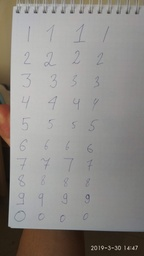
#> input picture IMG_20190330_144725.jpg, 144 x 256 px, shrunk from 2340 x 4160 before the run
$ python -i digit_recognizer.py   (imports and definitions only)
#> lines starting #> are read from the running program, lines starting #| are printed output that depends on the picture; after the words box and inside, x2 and y2 are one past the last pixel; in counts of white or black regions, pixels touching at a corner belong together
#> further down, picture is the input picture: shape (256, 144, 3); mean B, G, R 137.2, 141, 144.2
### image_processing_tools.py
import cv2
import numpy as np
import math
import matplotlib.pyplot as plt
from math import floor, ceil, sqrt


def to_gray(img):
    h, w, d = img.shape
#> h = 256; w = 144; d = 3
    res = np.zeros((h, w), dtype=int)
    for i in range(h):
        for j in range(w):
            r, g, b = img[i][j]
            res[i][j] = round(np.sum(img[i][j])/3)
            # res[i][j] = round(sqrt((r**2+g**2+b**2)/3))
    return res


def negative(img):
    h, w = img.shape
#> h = 256; w = 144
    res = np.zeros((h, w), dtype=int)
    for i in range(h):
        for j in range(w):
            res[i][j] = 255 - img[i][j]
    return res


def thresholding(img, threshold=95):
    res = np.copy(img)
    h, w = img.shape
    for i in range(h):
        for j in range(w):
            if res[i][j] < threshold:
                res[i][j] = 0
            else:
                res[i][j] = 1
    return res


def hit(img, mask, x, y):
    t, l = mask.shape
    t//=2
    l//=2
    for i in range(-t, t+1):
        mi = i+t
        for j in range(-l, l+1):
            mj = j+l
            if (not np.isnan(mask[mi][mj])) and mask[mi][mj] == img[x+i][y+j]:
                return 1
    return 0


def fit(img, mask, x, y):
    t, l = mask.shape
    t//=2
    l//=2
    for i in range(-t, t+1):
        mi = i+t
        for j in range(-l, l+1):
            mj = j+l
            if not np.isnan(mask[mi][mj]) and mask[mi][mj] != img[x+i][y+j]:
                return 0
    return 1


def spatial_filtering(img, mask, op, dtype=int, mp=None):
    im = np.copy(img)
    h, w = im.shape
#> h = 256; w = 144
    t, l = mask.shape
#> t = 3; l = 3
    t//=2
#> t = 1
    l//=2
#> l = 1
    # im = np.concatenate( (np.full([h, l], np.nan), im, np.full([h, l], np.nan)), axis=1)
    # im = np.concatenate( (np.full([t, w+2*l], np.nan), im, np.full([t, w+2*l], np.nan)), axis=0)
    res = np.zeros((h, w), dtype=dtype)
    for i in range(t, h-t):
        for j in range(l, w-l):
            if mp is None or mp[i][j]:
                if dtype == int:
                    res[i][j] = round(op(im, mask, i, j))
                else:
                    res[i][j] = op(im, mask, i, j)
    return res


def dilation(img, mask=np.array([[1, 1, 1], [1, 1, 1], [1, 1, 1]]), mp=None):
    return spatial_filtering(img, mask, hit, mp=mp)


def erosion(img, mask=np.array([[1, 1, 1], [1, 1, 1], [1, 1, 1]])):
    return spatial_filtering(img, mask, fit)


# [8 lines left out: function intersection, not called in this run]


def union(A, B):
    h, w = A.shape
    res = np.zeros((h, w), dtype=int)
    for i in range(h):
        for j in range(w):
            if A[i][j] == 1 or B[i][j] == 1:
                res[i][j] = 1
    return res


# [21 lines left out: functions complement, region_filling, not called in this run]


def closing(img):
    s = np.array([[1, 1, 1], [1, 1, 1], [1, 1, 1]])
    return erosion(erosion(dilation(dilation(img))))


def linear_filter_at(img, mask, x, y):
    t, l = mask.shape
    t//=2
    l//=2
    res = 0.0
    for i in range(-t, t+1):
        mi = i+t
        for j in range(-l, l+1):
            mj = j+l
            if not np.isnan(mask[mi][mj]) and not np.isnan(img[x+i][y+j]):
                res += mask[mi][mj]*img[x+i][y+j]
    return res


def linear_filtering(img, mask, dtype=float):
    return spatial_filtering(img, mask, linear_filter_at, dtype=dtype)


def sobel(img, threshold=90):
    zI_horizontal = linear_filtering(img, np.array([[-1,-2,-1],[0,0,0],[1,2,1]]))
    zI_vertical = linear_filtering(img,  np.array([[-1,0,1],[-2,0,2],[-1,0,1]]))
    h, w = img.shape
    res = np.zeros((h, w), dtype=int)
    for i in range(1, h-1):
        for j in range(1, w-1):

            p = math.sqrt( zI_vertical[i][j]**2 + zI_horizontal[i][j]**2 )
            if p > threshold:
                res[i][j] = 1
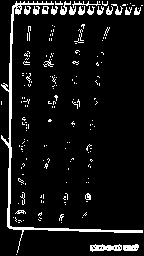
#> res: shape (256, 144) int64; values 0 (black) and 1 (white), 7.5% white in thin lines or dots
    return res


# [12 lines left out: function laplacian, not called in this run]


def zoom_bilinear_interpolation(img, zoom_coef):
    h, w = img.shape
    zH = round(h*zoom_coef)
    zW = round(w*zoom_coef)
    zI = np.zeros((zH, zW), dtype=int)
    for i in range(zH):
        for j in range(zW):
            map_i = ((i*h)/zH + ((i-1)*h)/zH)/2
            map_j = ((j*w)/zW + ((j-1)*w)/zW)/2

            near_i1 = math.floor(map_i) + 0.5
            near_j1 = math.floor(map_j) + 0.5
            near_i2 = math.ceil(map_i) - 0.5
            near_j2 = math.ceil(map_j) - 0.5

            nears_i = [0, 0]
            nears_i_size = 0
            nears_j = [0, 0]
            nears_j_size = 0
            if map_i == floor(map_i) + 0.5:
                nears_i[0] = floor(map_i)+0.5
                nears_i_size = 1
            elif map_i < floor(map_i) + 0.5:
                if map_i >= 0:
                    nears_i[1] = floor(map_i)-0.5
                    nears_i_size = nears_i_size + 1
                nears_i[0] = floor(map_i)+0.5
                nears_i_size = nears_i_size + 1
            else:
                if map_i <= h-2:
                    nears_i[1] = ceil(map_i)+0.5
                    nears_i_size = nears_i_size + 1
                nears_i[0] = floor(map_i)+0.5
                nears_i_size = nears_i_size + 1

            if map_j == floor(map_j) + 0.5:
                nears_j[0] = floor(map_j)+0.5
                nears_j_size = 1;
            elif map_j < floor(map_j) + 0.5:
                if map_j >= 0:
                    nears_j[1] = floor(map_j)-0.5
                    nears_j_size = nears_j_size + 1
                nears_j[0] = floor(map_j)+0.5
                nears_j_size = nears_j_size + 1
            else:
                if map_j <= w-2:
                    nears_j[1] = ceil(map_j)+0.5
                    nears_j_size = nears_j_size + 1
                nears_j[0] = floor(map_j)+0.5
                nears_j_size = nears_j_size + 1

            dists = 0
            sm = 0
            for a in range(nears_i_size):
                for b in range(nears_j_size):
                    d = sqrt((nears_i[a]+map_i)**2 + (nears_j[b]+map_j)**2)
                    dists = dists + 1/d
                    sm = sm + (img[round(nears_i[a]+0.5)][round(nears_j[b]+0.5)]/d)
            zI[i][j] = 1 if round(sm/dists) >= 1 else 0
    return zI


# [7 lines left out: function histogram, not called in this run]


def thresh_val(img):
    return (np.max(img) + np.min(img))*2.0/5.0


# [8 lines left out: function points_to_list, not called in this run]


def get_subarray(img, p1, p2):
    res = np.zeros(( p2[0]-p1[0]+1,  p2[1]-p1[1]+1), dtype=int)
    for i in range(p2[0]-p1[0]+1):
        for j in range(p2[1]-p1[1]+1):
            res[i][j] = img[i+p1[0]][j+p1[1]]
    return res


def add_frame(img, thick=3):
    h, w = img.shape
    im = img
    l = thick
    t = thick
    im = np.concatenate( (np.zeros([h, l], dtype=int), im, np.zeros([h, l], dtype=int)), axis=1)
    im = np.concatenate( (np.zeros([t, w+2*l], dtype=int), im, np.zeros([t, w+2*l], dtype=int)), axis=0)
    return im


# [7 lines left out: function transpose, not called in this run]

def show(img):
    plt.imshow(img, cmap='gray')
    plt.show()

### digit_recognition_tools.py
import cv2
import numpy as np
import matplotlib.pyplot as plt
from queue import Queue
from math import floor, ceil, sqrt

from image_processing_tools import *
from coord_operations import *


# [19 lines of commented-out code are left out]


def get_holes(img):
    ''' new implementation with BFS. Fast '''
    adjs = [
        (-1, 0),
        (0, 1),
        (1, 0),
        (0, -1)
    ]
    holes = []
    im = np.copy(img)
    h, w = im.shape
    for i in range(h):
        for j in range(w):
            if im[i][j] == 0:
                hol = np.zeros((h, w), dtype=int)
                q = Queue()
                q.put((i, j))
                im[i][j] = 1
                hol[i][j]
                while not q.empty():
                    x, y = q.get()
                    for adj in adjs:
                        ax, ay = x+adj[0], y+adj[1]
                        if (ax >= 0 and ax < h and ay >= 0 and ay < w and
                            im[ax][ay] == 0):
                            q.put((ax, ay))
                            im[ax][ay] = 1
                            hol[ax][ay] = 1
                holes.append(hol)
    return holes


def major_axis(img):
    res = None
    max_d = -1
    h, w = img.shape
    for i in range(h):
        for j in range(w):
            if img[i][j] == 1:
                for x in range(h):
                    for y in range(w):
                        if img[x][y] == 1:
                            d = dist_sq((i, j), (x, y))
                            if d > max_d:
                                max_d = d
                                res = ((i, j), (x, y))
    return res


def minor_axis(img, major_points):
    a, b = major_points
    res = (a, a)
    max_d = -1
    h, w = img.shape
    for i in range(h):
        for j in range(w):
            if img[i][j] == 1:
                for x in range(h):
                    for y in range(w):
                        if img[x][y] == 1 and is_orthogonal(a, b, (i, j), (x, y)):
                            d = dist_sq((i, j), (x, y))
                            if d > max_d:
                                max_d = d
                                res = ((i, j), (x, y))
                x, y = projection_point_to_segment((i, j), a, b)
                x = round(x)
                y = round(y)
                d = dist_sq((i, j), (x, y))
                if d > max_d:
                    max_d = d
                    res = ((i, j), (x, y))
    return res


def defect_filling(img):
    im = np.copy(img)
    h, w = im.shape
    for i in range(1, h-1):
        for j in range(1, w-1):
            if im[i][j] == 0:
                a = [(i-1, j-1), (i-1, j), (i-1, j+1), (i, j+1), (i+1, j+1), (i+1, j), (i+1, j-1), (i, j-1)]
                for k in range(8):
                    if (im[a[k][0]][a[k][1]] and
                        im[a[(k-2)%8][0]][a[(k-2)%8][1]]==0 and im[a[(k-1)%8][0]][a[(k-1)%8][1]]==0 and
                        im[a[(k+1)%8][0]][a[(k+1)%8][1]]==0 and im[a[(k+2)%8][0]][a[(k+2)%8][1]]==0 and
                        (im[a[(k+3)%8][0]][a[(k+3)%8][1]] or im[a[(k+4)%8][0]][a[(k+4)%8][1]] or im[a[(k+5)%8][0]][a[(k+5)%8][1]])):
                        im[i][j] = 1
                        break
    return im


# [20 lines left out: functions dists_from_left, dists_from_right, not called in this run]


def sum_horizontal(img):
    return list(filter(lambda x: x>0, np.sum(img, axis=1).tolist()))


# [31 lines left out: functions diff, draw_line_h, draw_line_v, not called in this run]


def lowest_point(img):
    h, w = img.shape
    for i in range(h-1, -1, -1):
        for j in range(w):
            if img[i][j]:
                return i, j


def highest_point(img):
    h, w = img.shape
    for i in range(h):
        for j in range(w-1, -1, -1):
            if img[i][j]:
                return i, j


# [136 lines left out: functions right_edges, left_edges, right_maxs, left_maxs, check_horizontal_line, check_vertical_line and 3 more, not called in this run]

### coord_operations.py
import numpy as np
from math import floor, ceil, sqrt
inf = 1000000


def dist_sq(p1, p2):
    return (p1[0]-p2[0])**2 + (p1[1]-p2[1])**2


def dist(p1, p2):
    return sqrt(dist_sq(p1, p2))


def slope(p1, p2):
    if p1[0]-p2[0] == 0:
        return inf
    return (p1[1]-p2[1])/(p1[0]-p2[0])


def mid(p1, p2):
    return (p1[0]+p2[0])/2, (p1[1]+p2[1])/2


def is_orthogonal(p1, p2, q1, q2, tol=0.3):
    return  abs(slope(p1, p2) * slope(q1, q2) + 1.0)/1.0 < tol


def line_shifht_from(q, a):
    return q[1] - a*q[0]


def line_equation(p1, p2):
    a = slope(p1, p2)
    b = line_shifht_from(p1, a)
    return a, b


def get_orthogobal_slope(a):
    if a == 0.0:
        return inf
    return -1/a


def lines_intersection(k, l, a, b):
    x = (b-l)/(k-a)
    y = k*x+l
    return x, y


def orthogonal_line_through(q, k):
    a = get_orthogobal_slope(k)
    b = line_shifht_from(q, a)
    return a, b


def projection_point_to_line(q, k, l):
    a, b = orthogonal_line_through(q, k)
    x, y = lines_intersection(k, l, a, b)
    return x, y


def projection_point_to_segment(q, p1, p2):
    k, l = line_equation(p1, p2)
    return projection_point_to_line(q, k, l)

### digit_recognizer.py
import cv2
import numpy as np
import matplotlib.pyplot as plt
from queue import Queue

from image_processing_tools import *
from digit_recognition_tools import *
from coord_operations import *


def recognize(img):
    '''Function to recognize digits on a white paper'''

    # the original image
    plt.imshow(img, cmap='gray')
    plt.show()

    # Preprocessing
    im = np.copy(img)
    h, w, d = im.shape

    #   converting to gray image
    im = to_gray(im)
    h, w = im.shape

    #   taking negative
    im = negative(im)

    #   applying sobel edge detection
    # im = sobel(im)
    im = union(sobel(im), dilation(im, mp=thresholding(im, thresh_val(im))))
#> after the loop in thresholding, `for i in range(h):`:
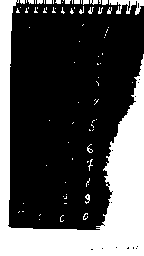
#> res: shape (256, 144) int64; values 0 (black) and 1 (white), 31.3% white; 84 white regions (69 under 20 px), largest, box (x1, y1, x2, y2) and area: (0, 0, 144, 256) 10649, (109, 0, 144, 15) 254, (90, 0, 98, 5) 29
#> after the loop in spatial_filtering (call 3), `for i in range(t, h-t):`: res: shape (256, 144) int64; every value is 0

    #   closing procedure to remove roughness and gaps
    im = closing(im)
#> after the loop in spatial_filtering (call 4), `for i in range(t, h-t):`: res: shape (256, 144) int64; values 0 (black) and 1 (white), 18% white; 56 white regions (16 under 20 px), largest, box (x1, y1, x2, y2) and area: (1, 1, 143, 255) 3509, (89, 243, 140, 253) 417, (73, 23, 86, 45) 152
#> after the loop in spatial_filtering (call 5), `for i in range(t, h-t):`:
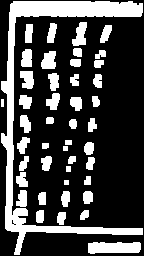
#> res: shape (256, 144) int64; values 0 (black) and 1 (white), 26.8% white; 45 white regions, largest, box (x1, y1, x2, y2) and area: (1, 1, 143, 255) 4869, (88, 242, 141, 254) 553, (72, 22, 87, 46) 234
#> after the loop in spatial_filtering (call 6), `for i in range(t, h-t):`:
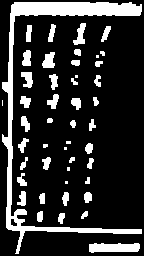
#> res: shape (256, 144) int64; values 0 (black) and 1 (white), 18.3% white; 47 white regions (8 under 20 px), largest, box (x1, y1, x2, y2) and area: (2, 2, 142, 254) 3683, (89, 243, 140, 253) 421, (73, 23, 86, 45) 154
#> after the loop in spatial_filtering (call 7), `for i in range(t, h-t):`:
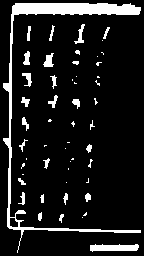
#> res: shape (256, 144) int64; values 0 (black) and 1 (white), 10.9% white; 53 white regions (28 under 20 px), largest, box (x1, y1, x2, y2) and area: (3, 3, 141, 253) 2499, (90, 244, 139, 252) 297, (43, 53, 54, 67) 95

    #   the preprocessed image
    plt.imshow(im, cmap='gray')
    plt.show()
    plt.imsave('preprocessed.png', im, cmap='gray')

    # extracting connected components (digits)
    adjs = [
        (-1, 0),
        (-1, 1),
        (0, 1),
        (1, 1),
        (1, 0),
        (1, -1),
        (0, -1),
        (-1, -1)
    ]

    rows = []
    i = 0
    while i < h:
        if np.sum(im[i]) == 0:
            i+=1
        else:
            begin_i = i
            while i<h and np.sum(im[i])>0:
                i+=1
            rows.append((begin_i, i))

    final_nums2 = []

    for i1, i2 in rows:
        # BFS
        nums = []
        im2 = np.copy(im)
        max_pxs = 0
        pxss = []
        cords = []
        for j in range(w):
            for i in range(i1, i2):
                if im[i][j] == 1:
                    num = np.zeros((h, w), dtype=int)
                    q = Queue()
                    q.put((i, j))
                    im[i][j] = 0
                    num[i][j] = 1
                    pxs = 1
                    minx = i
                    miny = j
                    maxx = i
                    maxy = j
                    while not q.empty():
                        x, y = q.get()
                        for adj in adjs:
                            ax, ay = x+adj[0], y+adj[1]
                            if (ax >= 0 and ax < h and ay >= 0 and ay < w and
                                im[ax][ay] == 1):
                                q.put((ax, ay))
                                im[ax][ay] = 0
                                num[ax][ay] = 1
                                pxs += 1
                                if ax < minx:
                                    minx = ax
                                if ax > maxx:
                                    maxx= ax
                                if ay < miny:
                                    miny = ay
                                if ay > maxy:
                                    maxy= ay
                    if pxs > max_pxs:
                        max_pxs = pxs
                    pxss.append(pxs)
                    # cords.append(  ( (minx, miny), (maxx, maxy) )  )
                    num = add_frame(get_subarray(num, (minx, miny), (maxx, maxy)), thick=1)
                    nums.append(num)
        # cropping components
        nums2 = []
        for i in range(len(pxss)):
            if pxss[i] <= max_pxs/10:
                continue
            nums2.append(nums[i])
        final_nums2.append(nums2)
#> this loop made 1 pass
#> (i1, i2) on pass 1: (3, 253)

    # running recognition for each component
    final_res = []
    for i in range(len(final_nums2)):
        res = []
        for j in range(len(final_nums2[i])):
            res.append(digit_recognize(final_nums2[i][j]))
            print(res[-1])
        final_res.append(res)
#> this loop made 1 pass
#> pass 1, in spatial_filtering (call 9), `im = np.copy(img)`:
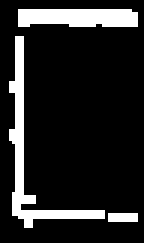
#> im: shape (81, 48) int64 (shown 3 times larger); values 0 (black) and 1 (white), 14.4% white; 3 white regions, box (x1, y1, x2, y2) and area: (3, 12, 35, 76) 307, (6, 3, 46, 9) 223, (36, 71, 46, 74) 30
#> pass 1, in show (call 2), `plt.show()`:
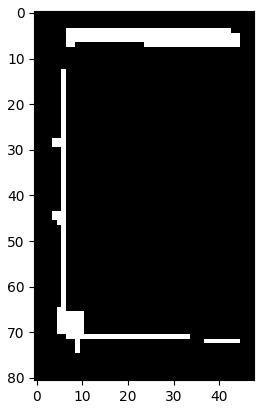
#> figure drawn by matplotlib, 1 panel

    return final_res


def digit_recognize(img):
    # cropped image
    show(img)

    # Preprocessing
    thickness = 5
    h, w = img.shape
    # resizeing
    dim = 75
    zoom_coef = min(dim/h, dim/w)
    im = zoom_bilinear_interpolation(img, zoom_coef)
    im = add_frame(im)

    h, w = im.shape

    # closing
    im = closing(im)

    # filling defects
    im = defect_filling(im)

    # The result of preprocessing
    show(im)

    # count the number of holes
    holes = get_holes(im)
    num_holes = len(holes) - 1

    # 2 holes -> 8
    if num_holes == 2:
        return 8

    # finding highest and lowest points
    lowest_p = lowest_point(im)
    highest_p = highest_point(im)

    # majos/minor axis
    p1, p2 = major_axis(im)
    mj = dist(p1, p2)
    q1, q2 = minor_axis(im, (p1, p2))

    # very thin -> 1
    if dist(q1, q2) < dim*0.1:
        return 1


    if num_holes == 1:
        h1, h2 = major_axis(holes[1])
        # hole is big -> 0
        if dist(h1, h2) > dist(p1, p2)*0.75:
            return 0
        hm = mid(h1, h2)
        # hole at the bottom -> 6/2, at the top -> 9
        if dist(hm, p2) < dist(p1, p2)/2:
            if dist(h1, h2) > dist(q1, q2)/2:
                return 6
            else:
                return 2
        else:
            return 9

    # finding top points
    vertices = []
#> (the run stopped early here; a loop or call above may not have finished)
